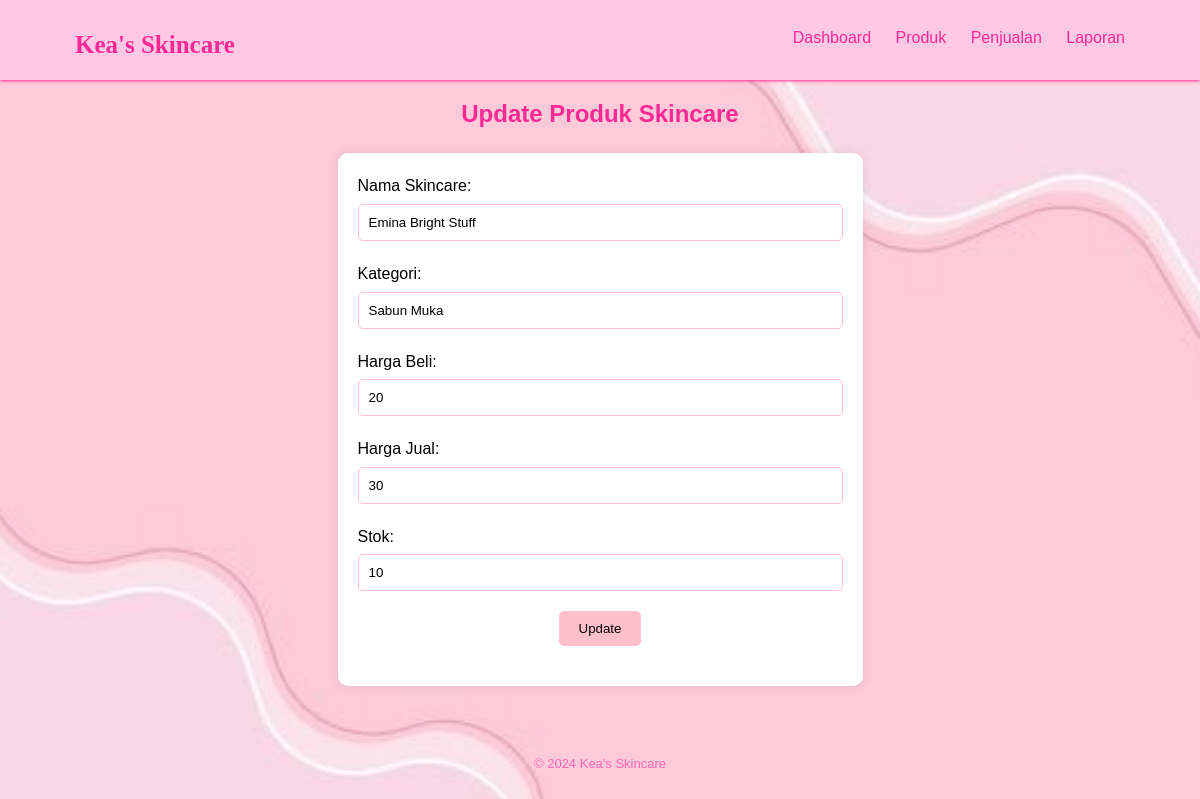
Page /edit.php?id=17 on the committed database.
### tables this page shows
CREATE TABLE `produk` (
  `id` int(11) NOT NULL,
  `nama` varchar(255) NOT NULL,
  `kategori` varchar(255) NOT NULL,
  `harga_beli` decimal(10,0) NOT NULL,
  `harga_jual` decimal(10,0) NOT NULL,
  `stok` int(11) NOT NULL
);

### edit.php (the view, shortened to what this page needs)
<?php
include 'config.php';
$nama = $kategori = $harga_beli = $harga_jual = $stok = "";
if (isset($_GET['id'])) {
    $id = $_GET['id'];
    $sql = "SELECT * FROM produk WHERE id = $id";
    $result = $conn->query($sql);
    if ($result->num_rows > 0) {
        $row = $result->fetch_assoc();
        $nama = $row['nama'];
        $kategori = $row['kategori'];
        $harga_beli = $row['harga_beli'];
        $harga_jual = $row['harga_jual'];
        $stok = $row['stok'];
    } else {
        echo "Produk tidak ditemukan.";
    }
}
?>
<?php include 'template/header.php'; ?>
<link rel="stylesheet" href="css/tambah.css">
<main class="container">
<h2 style="text-align: center; margin-bottom: 20px; color: #ff2994;">Update Produk Skincare</h2>
<form class="add-product-form" method="post" action="<?php echo htmlspecialchars($_SERVER["PHP_SELF"]) . '?id=' . $id; ?>">
    <div class="form-group">
        <label for="nama">Nama Skincare:</label>
        <input type="text" name="nama" id="nama" value="<?php echo $nama; ?>" required>
    </div>
    <div class="form-group">
        <label for="kategori">Kategori:</label>
        <input type="text" name="kategori" id="kategori" value="<?php echo $kategori; ?>" required>
    </div>
    <div class="form-group">
        <label for="harga_beli">Harga Beli:</label>
        <input type="text" name="harga_beli" id="harga_beli" value="<?php echo $harga_beli; ?>" required>
    </div>
    <div class="form-group">
        <label for="harga_jual">Harga Jual:</label>
        <input type="text" name="harga_jual" id="harga_jual" value="<?php echo $harga_jual; ?>" required>
    </div>
    <div class="form-group">
        <label for="stok">Stok:</label>
        <input type="text" name="stok" id="stok" value="<?php echo $stok; ?>" required>
    </div>
    <div class="form-group">
        <input type="submit" value="Update">
    </div>
</form>
</main>
<?php include 'template/footer.php'; ?>

### css/styles.css (style rules this page uses)
* { margin: 0; padding: 0; box-sizing: border-box; }
body { font-family: montserrat, sans-serif; line-height: 1.6; background-color: #f4f4f4; display: flex; flex-direction: column; min-height: 100vh; }
main { flex: 1; }
.container { width: 90%; max-width: 1200px; margin: 0 auto; padding: 15px; }
.container h2 { color: #6420AA; margin-top: 80px; }

### css/tambah.css (style rules this page uses)
body { background: url('../file/BG2.jpg') no-repeat center center fixed; background-size: cover; }
.add-product-form { margin: 0 auto; width: 50%; background-color: #fff; padding: 20px; border-radius: 10px; box-shadow: 0 0 10px rgba(0, 0, 0, 0.1); }
.add-product-form h2, .add-product-form input[type="submit"] { text-align: center; margin-bottom: 20px; color: pink; }
.add-product-form .form-group { margin-bottom: 20px; }
.add-product-form label { display: block; margin-bottom: 5px; }
.add-product-form input[type="text"] { width: 100%; padding: 10px; border: 1px solid pink; border-radius: 5px; }
.add-product-form input[type="submit"] { background-color: pink; color: black; padding: 10px 20px; border: none; border-radius: 5px; cursor: pointer; margin: 0 auto; display: block; }

### rows in the picture
produk: nama "Emina Bright Stuff", kategori "Sabun Muka", harga_beli "20", harga_jual "30", stok "10"
